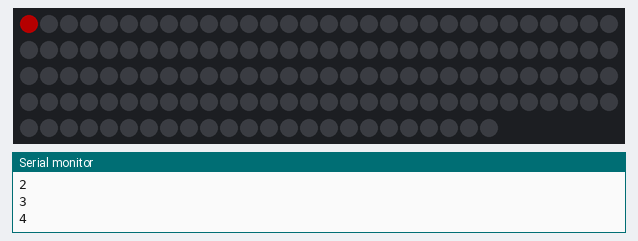
Bench run of a sketch on a simulated ESP32. Parts: 144 RGB LEDs in strip order, left to right, continuing on the next row, the last lines printed to the serial monitor. Dim RGB values are drawn brighter than linear; random numbers use the default seed unless the sketch sets one.

Above: at 3.2 s.
At 11.04 s:
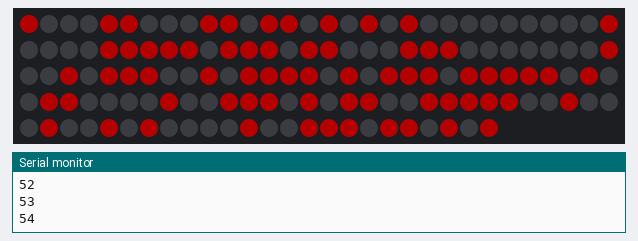
At 15.46 s:
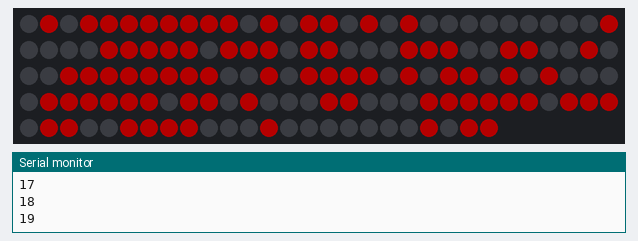
At 21.01 s:
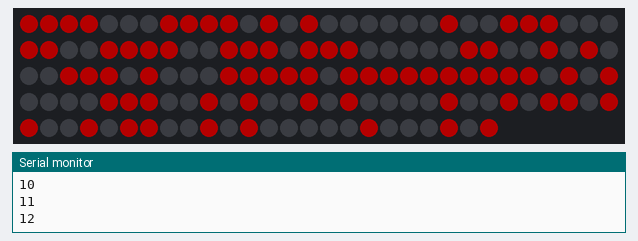
At 28.75 s:
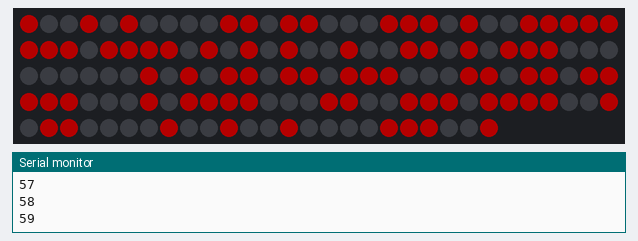
At 39.21 s:
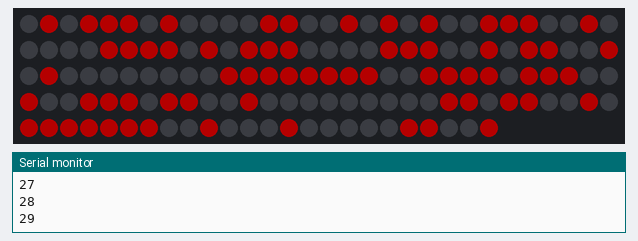

The sketch:

led_band.ino
```cpp
#include <FastLED.h>

#define DATA_PIN 23
#define CLOCK_PIN 18
#define NUM_LEDS    144
#define BRIGHTNESS  64
#define LED_TYPE    WS2812
#define COLOR_ORDER GRB
CRGB leds[NUM_LEDS];

#define UPDATES_PER_SECOND 100

/**
 * Currently ESP32 only works with APA102 type of LEDs (clock issues)
 */


void setup() {
  delay( 3000 ); // power-up safety delay

LEDS.addLeds<APA102,DATA_PIN, CLOCK_PIN, BGR>(leds,NUM_LEDS).setCorrection(TypicalLEDStrip);;
  FastLED.setBrightness(  BRIGHTNESS );


  Serial.begin(115200);
}

int current = 0;
    void loop() {
            delay(10);

      Serial.println(current);
      leds[current]= CRGB::Red;
      if(current > 0)
      {
             // delay(30);
              if(random(2) <0.5)
              leds[current - 1]= CRGB::Black;
      }
      delay(30);
      FastLED.show();
      current ++;
      current = current % NUM_LEDS;
    }
```
